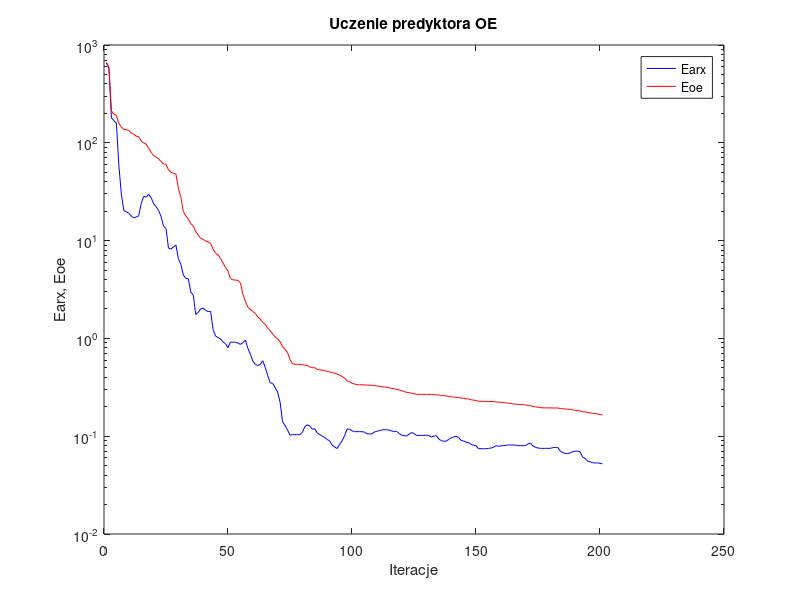
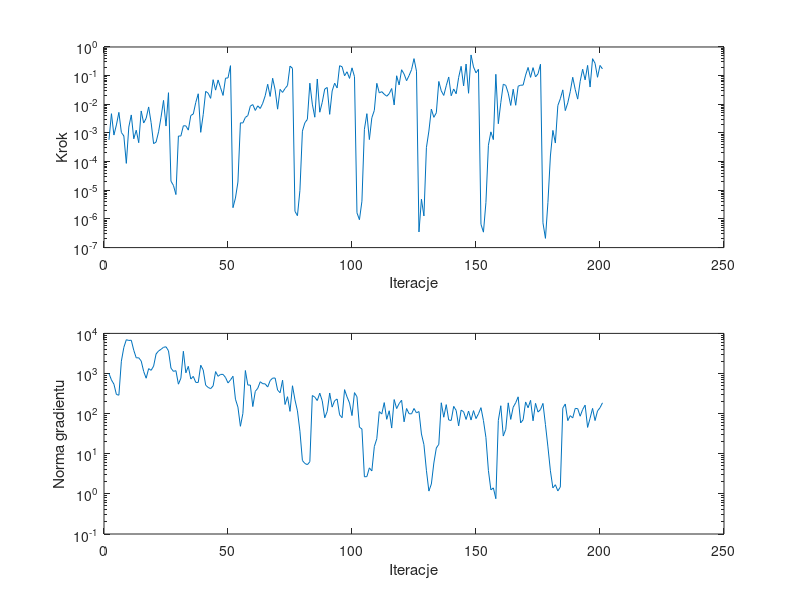

MATLAB code to generate these figures, in order:
%uczenie predyktora oe
clear all;
n=0; farx(n+1)=6.592584e+002; foe(n+1)=6.644393e+002; wspucz(n+1)=0.000000e+000; ng(n+1)=0.000000e+000;
%odnowa zmiennej metryki
n=1; farx(n+1)=5.714105e+002; foe(n+1)=5.878736e+002; krok(n+1)=5.758264e-004; ng(n+1)=1.003465e+003;
n=2; farx(n+1)=1.793846e+002; foe(n+1)=2.112801e+002; krok(n+1)=4.704763e-003; ng(n+1)=6.923145e+002;
n=3; farx(n+1)=1.684778e+002; foe(n+1)=1.965095e+002; krok(n+1)=8.456028e-004; ng(n+1)=5.424333e+002;
n=4; farx(n+1)=1.589427e+002; foe(n+1)=1.909963e+002; krok(n+1)=1.906873e-003; ng(n+1)=3.004109e+002;
n=5; farx(n+1)=5.828446e+001; foe(n+1)=1.578328e+002; krok(n+1)=5.228877e-003; ng(n+1)=2.881698e+002;
n=6; farx(n+1)=2.986086e+001; foe(n+1)=1.448323e+002; krok(n+1)=1.040497e-003; ng(n+1)=2.028418e+003;
n=7; farx(n+1)=2.032857e+001; foe(n+1)=1.369287e+002; krok(n+1)=7.878882e-004; ng(n+1)=4.482683e+003;
n=8; farx(n+1)=1.970333e+001; foe(n+1)=1.360606e+002; krok(n+1)=8.683747e-005; ng(n+1)=6.956992e+003;
n=9; farx(n+1)=1.902595e+001; foe(n+1)=1.338545e+002; krok(n+1)=1.605669e-003; ng(n+1)=6.667973e+003;
n=10; farx(n+1)=1.779324e+001; foe(n+1)=1.249674e+002; krok(n+1)=4.258262e-003; ng(n+1)=6.755331e+003;
n=11; farx(n+1)=1.708955e+001; foe(n+1)=1.221523e+002; krok(n+1)=6.254538e-004; ng(n+1)=3.793531e+003;
n=12; farx(n+1)=1.740098e+001; foe(n+1)=1.169843e+002; krok(n+1)=1.246043e-003; ng(n+1)=2.455937e+003;
n=13; farx(n+1)=1.796413e+001; foe(n+1)=1.157181e+002; krok(n+1)=4.576195e-004; ng(n+1)=2.466986e+003;
n=14; farx(n+1)=2.391018e+001; foe(n+1)=1.038734e+002; krok(n+1)=5.852382e-003; ng(n+1)=2.047109e+003;
n=15; farx(n+1)=2.833215e+001; foe(n+1)=9.955923e+001; krok(n+1)=2.218843e-003; ng(n+1)=1.124647e+003;
n=16; farx(n+1)=2.783388e+001; foe(n+1)=9.696329e+001; krok(n+1)=3.262529e-003; ng(n+1)=7.633949e+002;
n=17; farx(n+1)=2.969002e+001; foe(n+1)=8.802412e+001; krok(n+1)=8.085176e-003; ng(n+1)=1.323960e+003;
n=18; farx(n+1)=2.750662e+001; foe(n+1)=7.994860e+001; krok(n+1)=2.293321e-003; ng(n+1)=1.200323e+003;
n=19; farx(n+1)=2.384678e+001; foe(n+1)=7.376141e+001; krok(n+1)=4.228014e-004; ng(n+1)=1.527343e+003;
n=20; farx(n+1)=2.231091e+001; foe(n+1)=7.161551e+001; krok(n+1)=4.820465e-004; ng(n+1)=3.075438e+003;
n=21; farx(n+1)=2.034703e+001; foe(n+1)=6.843069e+001; krok(n+1)=1.093891e-003; ng(n+1)=3.645737e+003;
n=22; farx(n+1)=1.766973e+001; foe(n+1)=6.454000e+001; krok(n+1)=3.552551e-003; ng(n+1)=4.013815e+003;
n=23; farx(n+1)=1.402965e+001; foe(n+1)=6.084234e+001; krok(n+1)=1.370811e-002; ng(n+1)=4.503211e+003;
n=24; farx(n+1)=1.333797e+001; foe(n+1)=6.008486e+001; krok(n+1)=1.742666e-003; ng(n+1)=4.636823e+003;
n=25; farx(n+1)=8.390846e+000; foe(n+1)=5.294512e+001; krok(n+1)=2.539936e-002; ng(n+1)=3.681147e+003;
%odnowa zmiennej metryki
n=26; farx(n+1)=8.175848e+000; foe(n+1)=4.998528e+001; krok(n+1)=2.078166e-005; ng(n+1)=1.361764e+003;
n=27; farx(n+1)=8.645652e+000; foe(n+1)=4.875769e+001; krok(n+1)=1.476242e-005; ng(n+1)=1.132160e+003;
n=28; farx(n+1)=9.002290e+000; foe(n+1)=4.776084e+001; krok(n+1)=7.084991e-006; ng(n+1)=1.177860e+003;
n=29; farx(n+1)=6.509179e+000; foe(n+1)=3.409562e+001; krok(n+1)=7.821151e-004; ng(n+1)=5.423205e+002;
n=30; farx(n+1)=5.703986e+000; foe(n+1)=2.787980e+001; krok(n+1)=7.821151e-004; ng(n+1)=7.643306e+002;
n=31; farx(n+1)=4.439673e+000; foe(n+1)=1.976794e+001; krok(n+1)=1.779752e-003; ng(n+1)=3.583472e+003;
n=32; farx(n+1)=4.102231e+000; foe(n+1)=1.793404e+001; krok(n+1)=1.772228e-003; ng(n+1)=1.040894e+003;
n=33; farx(n+1)=4.065041e+000; foe(n+1)=1.657217e+001; krok(n+1)=1.255562e-003; ng(n+1)=1.511161e+003;
n=34; farx(n+1)=2.980766e+000; foe(n+1)=1.488459e+001; krok(n+1)=4.077649e-003; ng(n+1)=7.278642e+002;
n=35; farx(n+1)=2.761755e+000; foe(n+1)=1.414020e+001; krok(n+1)=4.578975e-003; ng(n+1)=8.488262e+002;
n=36; farx(n+1)=1.751402e+000; foe(n+1)=1.230043e+001; krok(n+1)=1.160327e-002; ng(n+1)=6.009329e+002;
n=37; farx(n+1)=1.846212e+000; foe(n+1)=1.137202e+001; krok(n+1)=2.331735e-002; ng(n+1)=5.986950e+002;
n=38; farx(n+1)=2.002721e+000; foe(n+1)=1.056887e+001; krok(n+1)=1.051976e-003; ng(n+1)=1.609147e+003;
n=39; farx(n+1)=2.036841e+000; foe(n+1)=1.030569e+001; krok(n+1)=4.346286e-003; ng(n+1)=1.224420e+003;
n=40; farx(n+1)=1.932856e+000; foe(n+1)=9.885353e+000; krok(n+1)=2.835564e-002; ng(n+1)=5.117365e+002;
n=41; farx(n+1)=1.881478e+000; foe(n+1)=9.687702e+000; krok(n+1)=2.440235e-002; ng(n+1)=4.499467e+002;
n=42; farx(n+1)=1.892190e+000; foe(n+1)=9.349429e+000; krok(n+1)=1.611092e-002; ng(n+1)=4.198519e+002;
n=43; farx(n+1)=1.221893e+000; foe(n+1)=8.140946e+000; krok(n+1)=7.233428e-002; ng(n+1)=4.911635e+002;
n=44; farx(n+1)=1.056043e+000; foe(n+1)=7.419900e+000; krok(n+1)=3.126305e-002; ng(n+1)=1.116911e+003;
n=45; farx(n+1)=1.020267e+000; foe(n+1)=7.148260e+000; krok(n+1)=7.071636e-002; ng(n+1)=8.507292e+002;
n=46; farx(n+1)=9.876382e-001; foe(n+1)=6.548573e+000; krok(n+1)=3.778964e-002; ng(n+1)=9.514123e+002;
n=47; farx(n+1)=9.182134e-001; foe(n+1)=5.899301e+000; krok(n+1)=2.038894e-002; ng(n+1)=9.508765e+002;
n=48; farx(n+1)=8.825508e-001; foe(n+1)=5.315186e+000; krok(n+1)=8.172294e-002; ng(n+1)=7.964664e+002;
n=49; farx(n+1)=8.042674e-001; foe(n+1)=4.862796e+000; krok(n+1)=8.322808e-002; ng(n+1)=5.817191e+002;
n=50; farx(n+1)=9.182356e-001; foe(n+1)=4.086881e+000; krok(n+1)=2.230542e-001; ng(n+1)=6.920155e+002;
%odnowa zmiennej metryki
n=51; farx(n+1)=9.170824e-001; foe(n+1)=3.965934e+000; krok(n+1)=2.471149e-006; ng(n+1)=8.553769e+002;
n=52; farx(n+1)=9.126886e-001; foe(n+1)=3.947260e+000; krok(n+1)=5.349422e-006; ng(n+1)=2.293858e+002;
n=53; farx(n+1)=8.981989e-001; foe(n+1)=3.916809e+000; krok(n+1)=1.934393e-005; ng(n+1)=1.455265e+002;
n=54; farx(n+1)=8.685390e-001; foe(n+1)=3.690514e+000; krok(n+1)=2.254782e-003; ng(n+1)=4.837536e+001;
n=55; farx(n+1)=9.028416e-001; foe(n+1)=2.827347e+000; krok(n+1)=2.232051e-003; ng(n+1)=1.011307e+002;
n=56; farx(n+1)=9.618846e-001; foe(n+1)=2.396795e+000; krok(n+1)=3.485222e-003; ng(n+1)=1.187423e+003;
n=57; farx(n+1)=7.921248e-001; foe(n+1)=2.090635e+000; krok(n+1)=4.038010e-003; ng(n+1)=5.148315e+002;
n=58; farx(n+1)=6.886718e-001; foe(n+1)=1.977998e+000; krok(n+1)=8.648560e-003; ng(n+1)=5.167265e+002;
n=59; farx(n+1)=5.875534e-001; foe(n+1)=1.888330e+000; krok(n+1)=9.793864e-003; ng(n+1)=1.501172e+002;
n=60; farx(n+1)=5.431706e-001; foe(n+1)=1.800908e+000; krok(n+1)=6.100588e-003; ng(n+1)=3.589403e+002;
n=61; farx(n+1)=5.286219e-001; foe(n+1)=1.655659e+000; krok(n+1)=8.839546e-003; ng(n+1)=4.285163e+002;
n=62; farx(n+1)=5.414857e-001; foe(n+1)=1.576471e+000; krok(n+1)=7.145002e-003; ng(n+1)=6.239598e+002;
n=63; farx(n+1)=5.913043e-001; foe(n+1)=1.462051e+000; krok(n+1)=1.086709e-002; ng(n+1)=5.578337e+002;
n=64; farx(n+1)=5.061867e-001; foe(n+1)=1.391173e+000; krok(n+1)=1.987953e-002; ng(n+1)=5.513910e+002;
n=65; farx(n+1)=4.201238e-001; foe(n+1)=1.270495e+000; krok(n+1)=5.004260e-002; ng(n+1)=4.601994e+002;
n=66; farx(n+1)=3.514481e-001; foe(n+1)=1.199097e+000; krok(n+1)=1.879492e-002; ng(n+1)=6.665301e+002;
n=67; farx(n+1)=3.471966e-001; foe(n+1)=1.117619e+000; krok(n+1)=8.097460e-002; ng(n+1)=7.677391e+002;
n=68; farx(n+1)=3.136826e-001; foe(n+1)=1.033210e+000; krok(n+1)=3.201356e-002; ng(n+1)=7.725338e+002;
n=69; farx(n+1)=2.831576e-001; foe(n+1)=9.888857e-001; krok(n+1)=6.764823e-003; ng(n+1)=3.859496e+002;
n=70; farx(n+1)=2.223405e-001; foe(n+1)=9.264017e-001; krok(n+1)=3.323730e-002; ng(n+1)=3.319465e+002;
n=71; farx(n+1)=1.402114e-001; foe(n+1)=8.211909e-001; krok(n+1)=2.602503e-002; ng(n+1)=6.815466e+002;
n=72; farx(n+1)=1.282936e-001; foe(n+1)=7.734113e-001; krok(n+1)=3.559767e-002; ng(n+1)=1.689646e+002;
n=73; farx(n+1)=1.156104e-001; foe(n+1)=7.162986e-001; krok(n+1)=4.544795e-002; ng(n+1)=2.643807e+002;
n=74; farx(n+1)=1.026387e-001; foe(n+1)=6.085692e-001; krok(n+1)=2.153023e-001; ng(n+1)=1.138623e+002;
n=75; farx(n+1)=1.036387e-001; foe(n+1)=5.504645e-001; krok(n+1)=1.794664e-001; ng(n+1)=4.951890e+002;
%odnowa zmiennej metryki
n=76; farx(n+1)=1.037271e-001; foe(n+1)=5.448007e-001; krok(n+1)=1.839785e-006; ng(n+1)=2.204053e+002;
n=77; farx(n+1)=1.037580e-001; foe(n+1)=5.437175e-001; krok(n+1)=1.298681e-006; ng(n+1)=1.174379e+002;
n=78; farx(n+1)=1.035046e-001; foe(n+1)=5.428375e-001; krok(n+1)=9.936047e-006; ng(n+1)=3.659430e+001;
n=79; farx(n+1)=1.094666e-001; foe(n+1)=5.393933e-001; krok(n+1)=1.156180e-003; ng(n+1)=6.796957e+000;
n=80; farx(n+1)=1.255139e-001; foe(n+1)=5.317996e-001; krok(n+1)=2.273260e-003; ng(n+1)=5.726326e+000;
n=81; farx(n+1)=1.308407e-001; foe(n+1)=5.293925e-001; krok(n+1)=2.973498e-003; ng(n+1)=5.354178e+000;
n=82; farx(n+1)=1.274569e-001; foe(n+1)=5.113422e-001; krok(n+1)=5.454222e-002; ng(n+1)=6.322228e+000;
n=83; farx(n+1)=1.177610e-001; foe(n+1)=5.027075e-001; krok(n+1)=1.012183e-002; ng(n+1)=2.830532e+002;
n=84; farx(n+1)=1.192256e-001; foe(n+1)=5.012502e-001; krok(n+1)=3.544455e-003; ng(n+1)=2.577716e+002;
n=85; farx(n+1)=1.080099e-001; foe(n+1)=4.822960e-001; krok(n+1)=7.636705e-002; ng(n+1)=2.118863e+002;
n=86; farx(n+1)=1.037725e-001; foe(n+1)=4.772979e-001; krok(n+1)=5.296999e-003; ng(n+1)=3.239717e+002;
n=87; farx(n+1)=1.000507e-001; foe(n+1)=4.732133e-001; krok(n+1)=1.171709e-002; ng(n+1)=2.088456e+002;
n=88; farx(n+1)=9.687123e-002; foe(n+1)=4.691338e-001; krok(n+1)=3.404228e-002; ng(n+1)=7.889706e+001;
n=89; farx(n+1)=9.259450e-002; foe(n+1)=4.613323e-001; krok(n+1)=3.863769e-002; ng(n+1)=1.135662e+002;
n=90; farx(n+1)=8.942893e-002; foe(n+1)=4.536359e-001; krok(n+1)=4.464102e-003; ng(n+1)=3.270014e+002;
n=91; farx(n+1)=8.087465e-002; foe(n+1)=4.452564e-001; krok(n+1)=2.928765e-002; ng(n+1)=1.455328e+002;
n=92; farx(n+1)=7.760554e-002; foe(n+1)=4.413792e-001; krok(n+1)=5.455281e-002; ng(n+1)=2.101192e+002;
n=93; farx(n+1)=7.478369e-002; foe(n+1)=4.322801e-001; krok(n+1)=3.706539e-002; ng(n+1)=2.318932e+002;
n=94; farx(n+1)=8.266196e-002; foe(n+1)=4.210904e-001; krok(n+1)=2.224108e-001; ng(n+1)=9.348313e+001;
n=95; farx(n+1)=8.961104e-002; foe(n+1)=4.072077e-001; krok(n+1)=2.045255e-001; ng(n+1)=7.919010e+001;
n=96; farx(n+1)=1.007580e-001; foe(n+1)=3.942289e-001; krok(n+1)=9.907791e-002; ng(n+1)=3.963953e+002;
n=97; farx(n+1)=1.185398e-001; foe(n+1)=3.677025e-001; krok(n+1)=1.365319e-001; ng(n+1)=2.616531e+002;
n=98; farx(n+1)=1.179092e-001; foe(n+1)=3.618837e-001; krok(n+1)=8.005809e-002; ng(n+1)=1.842196e+002;
n=99; farx(n+1)=1.137834e-001; foe(n+1)=3.481995e-001; krok(n+1)=1.871892e-001; ng(n+1)=8.945464e+001;
n=100; farx(n+1)=1.112603e-001; foe(n+1)=3.421724e-001; krok(n+1)=9.228634e-002; ng(n+1)=3.339084e+002;
%odnowa zmiennej metryki
n=101; farx(n+1)=1.114034e-001; foe(n+1)=3.361093e-001; krok(n+1)=1.635283e-006; ng(n+1)=2.635470e+002;
n=102; farx(n+1)=1.113728e-001; foe(n+1)=3.359734e-001; krok(n+1)=9.396603e-007; ng(n+1)=4.589274e+001;
n=103; farx(n+1)=1.111968e-001; foe(n+1)=3.355230e-001; krok(n+1)=4.158459e-006; ng(n+1)=4.143501e+001;
n=104; farx(n+1)=1.102049e-001; foe(n+1)=3.349214e-001; krok(n+1)=1.342085e-003; ng(n+1)=2.665028e+000;
n=105; farx(n+1)=1.060360e-001; foe(n+1)=3.327746e-001; krok(n+1)=4.712379e-003; ng(n+1)=2.695216e+000;
n=106; farx(n+1)=1.053098e-001; foe(n+1)=3.324811e-001; krok(n+1)=5.873414e-004; ng(n+1)=4.451982e+000;
n=107; farx(n+1)=1.054500e-001; foe(n+1)=3.312235e-001; krok(n+1)=3.400118e-003; ng(n+1)=3.735634e+000;
n=108; farx(n+1)=1.103692e-001; foe(n+1)=3.306116e-001; krok(n+1)=6.130766e-003; ng(n+1)=1.509371e+001;
n=109; farx(n+1)=1.120506e-001; foe(n+1)=3.264015e-001; krok(n+1)=5.387784e-002; ng(n+1)=2.372533e+001;
n=110; farx(n+1)=1.140077e-001; foe(n+1)=3.242488e-001; krok(n+1)=2.502768e-002; ng(n+1)=1.125574e+002;
n=111; farx(n+1)=1.157979e-001; foe(n+1)=3.209232e-001; krok(n+1)=2.764852e-002; ng(n+1)=9.783910e+001;
n=112; farx(n+1)=1.164704e-001; foe(n+1)=3.191400e-001; krok(n+1)=2.252562e-002; ng(n+1)=1.883596e+002;
n=113; farx(n+1)=1.163137e-001; foe(n+1)=3.164154e-001; krok(n+1)=1.913246e-002; ng(n+1)=7.219902e+001;
n=114; farx(n+1)=1.154370e-001; foe(n+1)=3.130596e-001; krok(n+1)=2.351648e-002; ng(n+1)=1.179549e+002;
n=115; farx(n+1)=1.130103e-001; foe(n+1)=3.075757e-001; krok(n+1)=3.559767e-002; ng(n+1)=4.371272e+001;
n=116; farx(n+1)=1.119810e-001; foe(n+1)=3.058127e-001; krok(n+1)=9.476825e-003; ng(n+1)=2.243897e+002;
n=117; farx(n+1)=1.119154e-001; foe(n+1)=3.011374e-001; krok(n+1)=9.907791e-002; ng(n+1)=1.337144e+002;
n=118; farx(n+1)=1.065304e-001; foe(n+1)=2.974570e-001; krok(n+1)=4.739825e-002; ng(n+1)=1.779453e+002;
n=119; farx(n+1)=1.023752e-001; foe(n+1)=2.909454e-001; krok(n+1)=1.607119e-001; ng(n+1)=2.160400e+002;
n=120; farx(n+1)=1.013253e-001; foe(n+1)=2.862932e-001; krok(n+1)=1.139041e-001; ng(n+1)=6.255278e+001;
n=121; farx(n+1)=1.001703e-001; foe(n+1)=2.807347e-001; krok(n+1)=6.659180e-002; ng(n+1)=1.342098e+002;
n=122; farx(n+1)=1.049530e-001; foe(n+1)=2.786910e-001; krok(n+1)=1.001107e-001; ng(n+1)=9.962212e+001;
n=123; farx(n+1)=1.089846e-001; foe(n+1)=2.751504e-001; krok(n+1)=1.612369e-001; ng(n+1)=9.864830e+001;
n=124; farx(n+1)=1.065293e-001; foe(n+1)=2.717304e-001; krok(n+1)=3.923690e-001; ng(n+1)=1.345035e+002;
n=125; farx(n+1)=1.018989e-001; foe(n+1)=2.686548e-001; krok(n+1)=1.434123e-001; ng(n+1)=1.045169e+002;
%odnowa zmiennej metryki
n=126; farx(n+1)=1.018919e-001; foe(n+1)=2.683244e-001; krok(n+1)=3.516432e-007; ng(n+1)=1.128322e+002;
n=127; farx(n+1)=1.020090e-001; foe(n+1)=2.680402e-001; krok(n+1)=4.883258e-006; ng(n+1)=3.108962e+001;
n=128; farx(n+1)=1.020087e-001; foe(n+1)=2.680201e-001; krok(n+1)=1.270519e-006; ng(n+1)=1.689289e+001;
n=129; farx(n+1)=1.022272e-001; foe(n+1)=2.677622e-001; krok(n+1)=3.067806e-004; ng(n+1)=3.873417e+000;
n=130; farx(n+1)=1.019195e-001; foe(n+1)=2.676708e-001; krok(n+1)=1.163400e-003; ng(n+1)=1.172618e+000;
n=131; farx(n+1)=9.789524e-002; foe(n+1)=2.665518e-001; krok(n+1)=6.800237e-003; ng(n+1)=1.764061e+000;
n=132; farx(n+1)=1.003818e-001; foe(n+1)=2.659629e-001; krok(n+1)=3.514634e-003; ng(n+1)=5.872685e+000;
n=133; farx(n+1)=1.010964e-001; foe(n+1)=2.657971e-001; krok(n+1)=5.060913e-003; ng(n+1)=1.392024e+001;
n=134; farx(n+1)=9.376059e-002; foe(n+1)=2.633130e-001; krok(n+1)=6.269998e-002; ng(n+1)=1.719271e+001;
n=135; farx(n+1)=9.002563e-002; foe(n+1)=2.612255e-001; krok(n+1)=2.936823e-002; ng(n+1)=1.865267e+002;
n=136; farx(n+1)=8.901874e-002; foe(n+1)=2.597562e-001; krok(n+1)=2.038266e-002; ng(n+1)=8.141511e+001;
n=137; farx(n+1)=8.896707e-002; foe(n+1)=2.581503e-001; krok(n+1)=4.438543e-002; ng(n+1)=1.677322e+002;
n=138; farx(n+1)=9.266695e-002; foe(n+1)=2.557561e-001; krok(n+1)=8.973318e-002; ng(n+1)=6.949458e+001;
n=139; farx(n+1)=9.656640e-002; foe(n+1)=2.528216e-001; krok(n+1)=1.989989e-002; ng(n+1)=6.763786e+001;
n=140; farx(n+1)=9.819076e-002; foe(n+1)=2.513759e-001; krok(n+1)=3.432277e-002; ng(n+1)=1.518641e+002;
n=141; farx(n+1)=9.971388e-002; foe(n+1)=2.498046e-001; krok(n+1)=2.331822e-002; ng(n+1)=1.201974e+002;
n=142; farx(n+1)=9.689448e-002; foe(n+1)=2.486907e-001; krok(n+1)=8.662598e-002; ng(n+1)=4.959607e+001;
n=143; farx(n+1)=9.058687e-002; foe(n+1)=2.451740e-001; krok(n+1)=2.114442e-001; ng(n+1)=1.222791e+002;
n=144; farx(n+1)=8.925739e-002; foe(n+1)=2.443665e-001; krok(n+1)=4.382471e-002; ng(n+1)=1.117161e+002;
n=145; farx(n+1)=8.706741e-002; foe(n+1)=2.406460e-001; krok(n+1)=2.538171e-001; ng(n+1)=7.164305e+001;
n=146; farx(n+1)=8.607472e-002; foe(n+1)=2.401696e-001; krok(n+1)=2.428721e-002; ng(n+1)=1.161075e+002;
n=147; farx(n+1)=8.257197e-002; foe(n+1)=2.359235e-001; krok(n+1)=5.271762e-001; ng(n+1)=6.929697e+001;
n=148; farx(n+1)=8.084917e-002; foe(n+1)=2.337089e-001; krok(n+1)=2.010759e-001; ng(n+1)=1.188989e+002;
n=149; farx(n+1)=7.978988e-002; foe(n+1)=2.319097e-001; krok(n+1)=1.253606e-001; ng(n+1)=7.532673e+001;
n=150; farx(n+1)=7.448468e-002; foe(n+1)=2.279020e-001; krok(n+1)=1.664562e-001; ng(n+1)=9.934077e+001;
%odnowa zmiennej metryki
n=151; farx(n+1)=7.451033e-002; foe(n+1)=2.271518e-001; krok(n+1)=6.515628e-007; ng(n+1)=1.409045e+002;
n=152; farx(n+1)=7.450823e-002; foe(n+1)=2.270133e-001; krok(n+1)=3.456626e-007; ng(n+1)=6.727607e+001;
n=153; farx(n+1)=7.445286e-002; foe(n+1)=2.268626e-001; krok(n+1)=3.735878e-006; ng(n+1)=2.549787e+001;
n=154; farx(n+1)=7.499470e-002; foe(n+1)=2.264608e-001; krok(n+1)=3.716215e-004; ng(n+1)=3.827917e+000;
n=155; farx(n+1)=7.572044e-002; foe(n+1)=2.263522e-001; krok(n+1)=1.093065e-003; ng(n+1)=1.259916e+000;
n=156; farx(n+1)=7.675663e-002; foe(n+1)=2.262419e-001; krok(n+1)=5.878244e-004; ng(n+1)=1.411070e+000;
n=157; farx(n+1)=7.999657e-002; foe(n+1)=2.241827e-001; krok(n+1)=1.114169e-001; ng(n+1)=7.583857e-001;
n=158; farx(n+1)=7.886803e-002; foe(n+1)=2.229992e-001; krok(n+1)=2.100547e-003; ng(n+1)=6.789147e+001;
n=159; farx(n+1)=7.964003e-002; foe(n+1)=2.222317e-001; krok(n+1)=1.142218e-002; ng(n+1)=1.573003e+002;
n=160; farx(n+1)=8.011942e-002; foe(n+1)=2.211476e-001; krok(n+1)=5.016986e-002; ng(n+1)=2.764058e+001;
n=161; farx(n+1)=8.046362e-002; foe(n+1)=2.196666e-001; krok(n+1)=4.568872e-002; ng(n+1)=4.065818e+001;
n=162; farx(n+1)=8.147002e-002; foe(n+1)=2.172414e-001; krok(n+1)=2.447519e-002; ng(n+1)=1.857356e+002;
n=163; farx(n+1)=8.125251e-002; foe(n+1)=2.166120e-001; krok(n+1)=9.127324e-003; ng(n+1)=7.185616e+001;
n=164; farx(n+1)=8.139338e-002; foe(n+1)=2.139368e-001; krok(n+1)=3.360874e-002; ng(n+1)=1.446965e+002;
n=165; farx(n+1)=8.094393e-002; foe(n+1)=2.124653e-001; krok(n+1)=9.258382e-003; ng(n+1)=1.866871e+002;
n=166; farx(n+1)=7.990229e-002; foe(n+1)=2.113934e-001; krok(n+1)=4.284718e-002; ng(n+1)=2.623956e+002;
n=167; farx(n+1)=8.033923e-002; foe(n+1)=2.108212e-001; krok(n+1)=4.633705e-002; ng(n+1)=5.851322e+001;
n=168; farx(n+1)=7.992392e-002; foe(n+1)=2.099710e-001; krok(n+1)=4.681906e-002; ng(n+1)=7.044227e+001;
n=169; farx(n+1)=8.015207e-002; foe(n+1)=2.084312e-001; krok(n+1)=1.042976e-001; ng(n+1)=1.956229e+002;
n=170; farx(n+1)=8.362817e-002; foe(n+1)=2.064873e-001; krok(n+1)=1.931257e-001; ng(n+1)=1.402740e+002;
n=171; farx(n+1)=8.483706e-002; foe(n+1)=2.048672e-001; krok(n+1)=8.693674e-002; ng(n+1)=2.142795e+002;
n=172; farx(n+1)=7.936951e-002; foe(n+1)=2.016852e-001; krok(n+1)=1.903039e-001; ng(n+1)=6.628411e+001;
n=173; farx(n+1)=7.675507e-002; foe(n+1)=1.995541e-001; krok(n+1)=9.016018e-002; ng(n+1)=1.805589e+002;
n=174; farx(n+1)=7.576750e-002; foe(n+1)=1.981609e-001; krok(n+1)=1.160291e-001; ng(n+1)=1.095432e+002;
n=175; farx(n+1)=7.513955e-002; foe(n+1)=1.960575e-001; krok(n+1)=2.496347e-001; ng(n+1)=1.262312e+002;
%odnowa zmiennej metryki
n=176; farx(n+1)=7.508219e-002; foe(n+1)=1.948251e-001; krok(n+1)=7.315661e-007; ng(n+1)=1.798926e+002;
n=177; farx(n+1)=7.508493e-002; foe(n+1)=1.947833e-001; krok(n+1)=2.098729e-007; ng(n+1)=5.332581e+001;
n=178; farx(n+1)=7.511901e-002; foe(n+1)=1.947291e-001; krok(n+1)=3.779703e-006; ng(n+1)=1.483546e+001;
n=179; farx(n+1)=7.515118e-002; foe(n+1)=1.945720e-001; krok(n+1)=1.571231e-004; ng(n+1)=3.762400e+000;
n=180; farx(n+1)=7.635579e-002; foe(n+1)=1.944192e-001; krok(n+1)=1.228039e-003; ng(n+1)=1.407394e+000;
n=181; farx(n+1)=7.700815e-002; foe(n+1)=1.943457e-001; krok(n+1)=4.449379e-004; ng(n+1)=1.690352e+000;
n=182; farx(n+1)=7.653110e-002; foe(n+1)=1.941451e-001; krok(n+1)=9.069100e-003; ng(n+1)=1.183414e+000;
n=183; farx(n+1)=7.028373e-002; foe(n+1)=1.918824e-001; krok(n+1)=1.564440e-002; ng(n+1)=1.486277e+000;
n=184; farx(n+1)=6.786616e-002; foe(n+1)=1.907745e-001; krok(n+1)=3.192003e-002; ng(n+1)=1.373643e+002;
n=185; farx(n+1)=6.657852e-002; foe(n+1)=1.898230e-001; krok(n+1)=6.026360e-003; ng(n+1)=1.742270e+002;
n=186; farx(n+1)=6.653647e-002; foe(n+1)=1.892028e-001; krok(n+1)=1.121665e-002; ng(n+1)=6.694261e+001;
n=187; farx(n+1)=6.753069e-002; foe(n+1)=1.880714e-001; krok(n+1)=2.762153e-002; ng(n+1)=8.906622e+001;
n=188; farx(n+1)=6.952938e-002; foe(n+1)=1.854389e-001; krok(n+1)=8.764941e-002; ng(n+1)=7.815643e+001;
n=189; farx(n+1)=7.025260e-002; foe(n+1)=1.840500e-001; krok(n+1)=3.320390e-002; ng(n+1)=1.347412e+002;
n=190; farx(n+1)=7.047578e-002; foe(n+1)=1.826607e-001; krok(n+1)=1.517095e-002; ng(n+1)=1.335301e+002;
n=191; farx(n+1)=6.921508e-002; foe(n+1)=1.813084e-001; krok(n+1)=6.299996e-002; ng(n+1)=8.622619e+001;
n=192; farx(n+1)=6.077594e-002; foe(n+1)=1.775360e-001; krok(n+1)=1.674643e-001; ng(n+1)=1.267271e+002;
n=193; farx(n+1)=5.945950e-002; foe(n+1)=1.770770e-001; krok(n+1)=7.113068e-002; ng(n+1)=1.630728e+002;
n=194; farx(n+1)=5.562286e-002; foe(n+1)=1.752002e-001; krok(n+1)=2.278082e-001; ng(n+1)=4.537768e+001;
n=195; farx(n+1)=5.476749e-002; foe(n+1)=1.737130e-001; krok(n+1)=4.000365e-002; ng(n+1)=7.693682e+001;
n=196; farx(n+1)=5.362852e-002; foe(n+1)=1.714723e-001; krok(n+1)=3.903951e-001; ng(n+1)=1.351673e+002;
n=197; farx(n+1)=5.320294e-002; foe(n+1)=1.702234e-001; krok(n+1)=2.701916e-001; ng(n+1)=6.720984e+001;
n=198; farx(n+1)=5.334149e-002; foe(n+1)=1.693056e-001; krok(n+1)=8.776600e-002; ng(n+1)=1.166736e+002;
n=199; farx(n+1)=5.279917e-002; foe(n+1)=1.666200e-001; krok(n+1)=2.268451e-001; ng(n+1)=1.404906e+002;
n=200; farx(n+1)=5.218250e-002; foe(n+1)=1.645913e-001; krok(n+1)=1.714306e-001; ng(n+1)=1.861695e+002;

figure; semilogy(farx,'b'); hold on; semilogy(foe,'r'); xlabel('Iteracje'); ylabel('Earx, Eoe'); legend('Earx','Eoe'); title('Uczenie predyktora OE');
figure; subplot(2,1,1); semilogy(krok); xlabel('Iteracje'); ylabel('Krok');
subplot(2,1,2); semilogy(ng); xlabel('Iteracje'); ylabel('Norma gradientu');
Earx=farx(n+1)
Eoe=foe(n+1)
